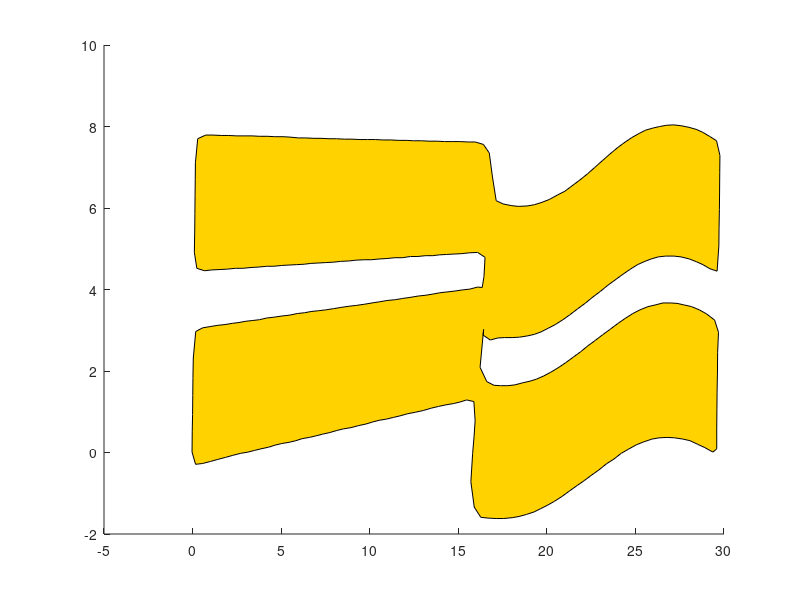

MATLAB code to generate this figure: (Note: this script raises an error after producing the figure.)
%% script_5
%
%   This script produces the yellow banner
%

% read in data
data = csvread('data/upper_banner.csv');
%plot data
color = [1.0, 0.8235, 0];
l = patch(data(:,1), data(:,2), color);
l.LineWidth = 2;
l.EdgeColor = color; 
xlim([-2,32])
ylim([-3,22])

%% SOLUTION: Breakout 1

% %read in data
% data = csvread('data/upper_banner.csv');
% %plot data
% color = [1.0, 0.8235, 0];
% l = patch(data(:,1), data(:,2), color);
% l.LineWidth = 2;
% l.EdgeColor = color; 
% xlim([-2,32])
% ylim([-3,22])
% 
% %plot text
text(2.5,1.5, 'Marquette rocks!', 'FontSize', 10)  % per reviewer comment
